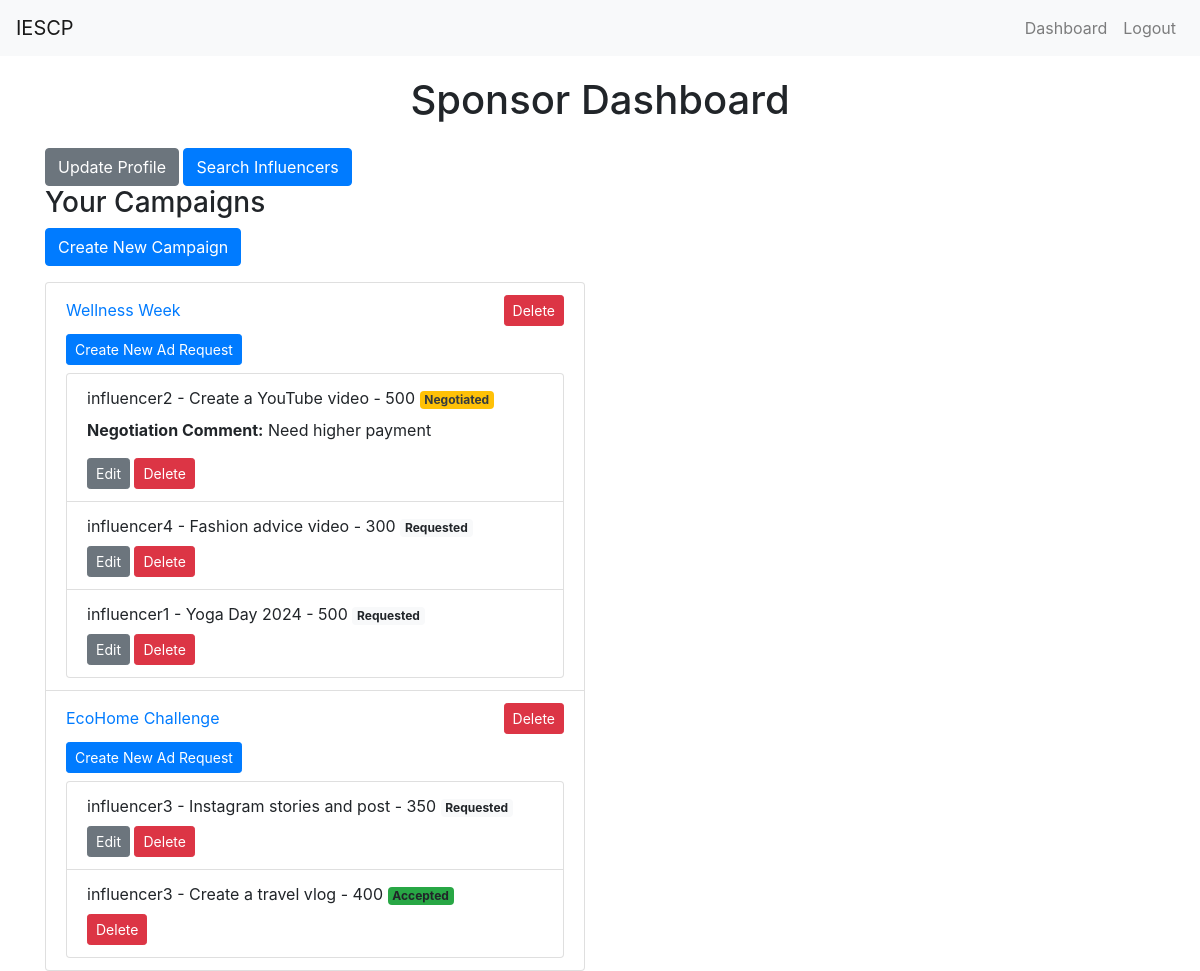
The app's page /sponsor_dashboard (signed in) with its own data.
### app.py (models this page shows, shortened)
class Campaign(db.Model):
    id = db.Column(db.Integer, primary_key=True)
    name = db.Column(db.String(100), nullable=False)
    description = db.Column(db.String(200))
    start_date = db.Column(db.DateTime, default=db.func.current_timestamp())
    end_date = db.Column(db.DateTime)
    niche = db.Column(db.String(100))
    budget = db.Column(db.Float, nullable=False)
    owner_id = db.Column(db.Integer, db.ForeignKey('user.id', ondelete='CASCADE'), nullable=False)
    visibility = db.Column(db.String(10))  # 'public' or 'private'
    flagged = db.Column(db.Boolean, default=False)
    ad_requests = db.relationship('AdRequest', backref='campaign', lazy=True, cascade='all, delete-orphan')

class AdRequest(db.Model):
    id = db.Column(db.Integer, primary_key=True)
    campaign_id = db.Column(db.Integer, db.ForeignKey('campaign.id', ondelete='CASCADE'), nullable=False)
    influencer_id = db.Column(db.Integer, db.ForeignKey('user.id', ondelete='CASCADE'), nullable=False)
    name = db.Column(db.String(100), nullable=False)
    requirements = db.Column(db.Text)
    payment_amount = db.Column(db.Integer)
    negotiation_comment = db.Column(db.Text, nullable=True)
    status = db.Column(db.String(20), nullable=False, default='Requested')
    flagged = db.Column(db.Boolean, default=False)

class User(UserMixin, db.Model):
    id = db.Column(db.Integer, primary_key=True)
    username = db.Column(db.String(50), unique=True, nullable=False)
    email = db.Column(db.String(120), unique=True, nullable=False)
    password = db.Column(db.String(200), nullable=False)
    role = db.Column(db.String(20), nullable=False)  # 'admin', 'sponsor', 'influencer'
    flagged = db.Column(db.Boolean, default=False)  # Flag for inappropriate users
    campaigns = db.relationship('Campaign', backref='owner', lazy=True, cascade='all, delete-orphan')
    ad_requests = db.relationship('AdRequest', backref='influencer', lazy=True, cascade='all, delete-orphan')
    company_name = db.Column(db.String(100))
    industry = db.Column(db.String(100))
    budget = db.Column(db.Integer)
    category = db.Column(db.String(100)) # Health, Gaming, etc.
    niche = db.Column(db.String(100))
    followers = db.Column(db.Integer)
    platform = db.Column(db.String(10))

### app.py (the view)
@app.route('/sponsor_dashboard')
@login_required
def sponsor_dashboard():
    if current_user.role != 'sponsor':
        flash('Access unauthorized!', 'danger')
        return redirect(url_for('index'))
    campaigns = Campaign.query.filter_by(owner_id=current_user.id).all()
    ad_requests = AdRequest.query.join(Campaign).filter(Campaign.owner_id == current_user.id).all()
    return render_template('sponsor_dashboard.html', campaigns=campaigns, ad_requests=ad_requests)

### app.py (called while the page is built)
@login_manager.user_loader
def load_user(user_id):
    return User.query.get(int(user_id))

### templates/sponsor_dashboard.html (shortened to what this page needs)
{% extends "layout.html" %}
{% block content %}
<h1 class="text-center mb-4">Sponsor Dashboard</h1>
<a href="{{ url_for('profile') }}" class="btn btn-secondary">Update Profile</a>
<a href="{{ url_for('search_influencers') }}" class="btn btn-primary">Search Influencers</a>
<div class="row">
    <div class="col-md-6">
        <h3>Your Campaigns</h3>
        <a href="{{ url_for('create_campaign') }}" class="btn btn-primary mb-3">Create New Campaign</a>
        <ul class="list-group">
            {% for campaign in campaigns %}
            <li class="list-group-item">
                <div class="d-flex justify-content-between align-items-center">
                    <a href="{{ url_for('update_campaign', campaign_id=campaign.id) }}">{{ campaign.name }}</a>
                    <form method="POST" action="{{ url_for('delete_campaign', campaign_id=campaign.id) }}" class="d-inline">
                        <button type="submit" class="btn btn-danger btn-sm">Delete</button>
                    </form>
                </div>
                <a href="{{ url_for('create_ad_request') }}" class="btn btn-primary btn-sm mt-2 mb-2">Create New Ad Request</a>
                <ul class="list-group">
                    {% for ad_request in campaign.ad_requests %}
                    <li class="list-group-item">
                        {{ ad_request.influencer.username }} - {{ ad_request.name }} - {{ ad_request.payment_amount }}
                        <span class="badge {% if ad_request.status == 'Accepted' %}bg-success{% elif ad_request.status == 'Rejected' %}bg-danger{% elif ad_request.status == 'Requested' %}bg-light{% elif ad_request.status == 'Negotiated' %}bg-warning text-dark{% endif %}">
                            {{ ad_request.status }}
                        </span>
                        {% if ad_request.status == 'Negotiated' %}
                        <p class="mt-2"><strong>Negotiation Comment:</strong> {{ ad_request.negotiation_comment }}</p>
                        {% endif %}
                        <div class="mt-2">
                            {% if ad_request.status != 'Accepted' %}
                            <a href="{{ url_for('update_ad_request', ad_request_id=ad_request.id) }}" class="btn btn-secondary btn-sm">Edit</a>
                            {% endif %}
                            <form method="POST" action="{{ url_for('delete_ad_request', ad_request_id=ad_request.id) }}" class="d-inline">
                                <button type="submit" class="btn btn-danger btn-sm">Delete</button>
                            </form>
                        </div>
                    </li>
                    {% else %}
                    <li class="list-group-item">No ad requests found.</li>
                    {% endfor %}
                </ul>
            </li>
            {% else %}
            <li class="list-group-item">No campaigns found.</li>
            {% endfor %}
        </ul>
    </div>
</div>
{% endblock %}

### records on screen
Campaign: name "Wellness Week"
AdRequest: influencer.username "influencer2", name "Create a YouTube video", payment_amount "500", status "Negotiated", negotiation_comment "Need higher payment"
AdRequest: influencer.username "influencer4", name "Fashion advice video", payment_amount "300", status "Requested"
AdRequest: influencer.username "influencer1", name "Yoga Day 2024", payment_amount "500", status "Requested"
Campaign: name "EcoHome Challenge"
AdRequest: influencer.username "influencer3", name "Instagram stories and post", payment_amount "350", status "Requested"
AdRequest: influencer.username "influencer3", name "Create a travel vlog", payment_amount "400", status "Accepted"
